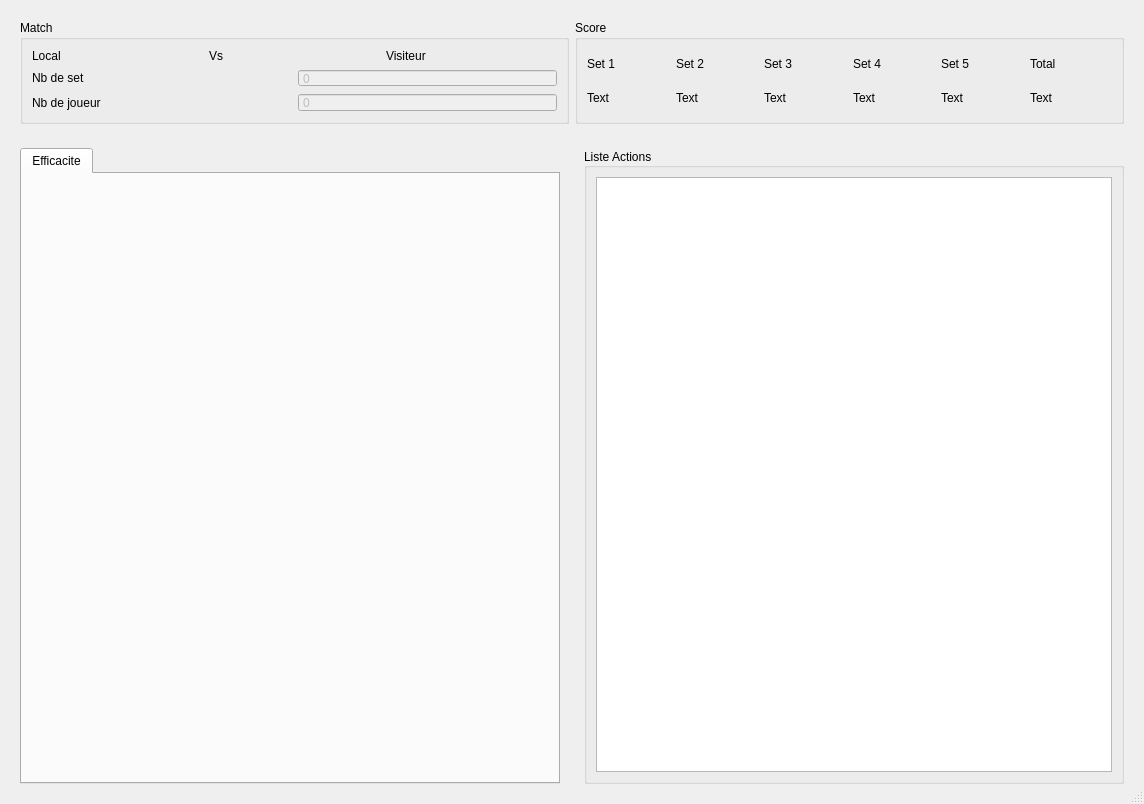
<?xml version="1.0" encoding="UTF-8"?>
<ui version="4.0">
 <class>RevuMatch</class>
 <widget class="QDialog" name="RevuMatch">
  <property name="enabled">
   <bool>true</bool>
  </property>
  <property name="geometry">
   <rect>
    <x>0</x>
    <y>0</y>
    <width>1144</width>
    <height>804</height>
   </rect>
  </property>
  <property name="sizePolicy">
   <sizepolicy hsizetype="Expanding" vsizetype="Expanding">
    <horstretch>0</horstretch>
    <verstretch>0</verstretch>
   </sizepolicy>
  </property>
  <property name="windowTitle">
   <string>Dialog</string>
  </property>
  <property name="sizeGripEnabled">
   <bool>true</bool>
  </property>
  <layout class="QGridLayout" name="gridLayout_12">
   <item row="0" column="0" colspan="2">
    <widget class="QWidget" name="widget_3" native="true">
     <property name="maximumSize">
      <size>
       <width>1126</width>
       <height>122</height>
      </size>
     </property>
     <layout class="QGridLayout" name="gridLayout_5">
      <item row="0" column="0">
       <widget class="QGroupBox" name="groupBox_2">
        <property name="title">
         <string>Match</string>
        </property>
        <layout class="QGridLayout" name="gridLayout_14">
         <item row="0" column="0">
          <layout class="QGridLayout" name="gridLayout_2">
           <item row="0" column="0">
            <widget class="QLabel" name="label_NomLocal">
             <property name="text">
              <string>Local </string>
             </property>
            </widget>
           </item>
           <item row="0" column="1">
            <widget class="QLabel" name="label_8">
             <property name="text">
              <string>Vs</string>
             </property>
            </widget>
           </item>
           <item row="0" column="2">
            <widget class="QLabel" name="label_NomVisiteur">
             <property name="text">
              <string>Visiteur</string>
             </property>
            </widget>
           </item>
          </layout>
         </item>
         <item row="1" column="0">
          <layout class="QGridLayout" name="gridLayout_3">
           <item row="0" column="0">
            <widget class="QLabel" name="label">
             <property name="text">
              <string>Nb de set</string>
             </property>
            </widget>
           </item>
           <item row="0" column="1">
            <widget class="QSpinBox" name="spinBox_Set">
             <property name="enabled">
              <bool>false</bool>
             </property>
             <property name="buttonSymbols">
              <enum>QAbstractSpinBox::NoButtons</enum>
             </property>
            </widget>
           </item>
          </layout>
         </item>
         <item row="2" column="0">
          <layout class="QGridLayout" name="gridLayout_4">
           <item row="0" column="0">
            <widget class="QLabel" name="label_2">
             <property name="text">
              <string>Nb de joueur</string>
             </property>
            </widget>
           </item>
           <item row="0" column="1">
            <widget class="QSpinBox" name="spinBox_NbJoueur">
             <property name="enabled">
              <bool>false</bool>
             </property>
             <property name="buttonSymbols">
              <enum>QAbstractSpinBox::NoButtons</enum>
             </property>
            </widget>
           </item>
          </layout>
         </item>
        </layout>
       </widget>
      </item>
      <item row="0" column="1">
       <widget class="QGroupBox" name="groupBox_3">
        <property name="title">
         <string>Score</string>
        </property>
        <layout class="QGridLayout" name="gridLayout_8">
         <item row="0" column="0">
          <layout class="QGridLayout" name="gridLayout">
           <item row="0" column="0">
            <widget class="QLabel" name="label_5">
             <property name="text">
              <string>Set 1</string>
             </property>
            </widget>
           </item>
           <item row="0" column="1">
            <widget class="QLabel" name="label_7">
             <property name="text">
              <string>Set 2</string>
             </property>
            </widget>
           </item>
           <item row="0" column="2">
            <widget class="QLabel" name="label_9">
             <property name="text">
              <string>Set 3</string>
             </property>
            </widget>
           </item>
           <item row="0" column="3">
            <widget class="QLabel" name="label_10">
             <property name="text">
              <string>Set 4</string>
             </property>
            </widget>
           </item>
           <item row="0" column="4">
            <widget class="QLabel" name="label_11">
             <property name="text">
              <string>Set 5</string>
             </property>
            </widget>
           </item>
           <item row="0" column="5">
            <widget class="QLabel" name="label_17">
             <property name="text">
              <string>Total</string>
             </property>
            </widget>
           </item>
           <item row="1" column="0">
            <widget class="QLabel" name="label_6">
             <property name="text">
              <string>Text</string>
             </property>
            </widget>
           </item>
           <item row="1" column="1">
            <widget class="QLabel" name="label_12">
             <property name="text">
              <string>Text</string>
             </property>
            </widget>
           </item>
           <item row="1" column="2">
            <widget class="QLabel" name="label_13">
             <property name="text">
              <string>Text</string>
             </property>
            </widget>
           </item>
           <item row="1" column="3">
            <widget class="QLabel" name="label_14">
             <property name="text">
              <string>Text</string>
             </property>
            </widget>
           </item>
           <item row="1" column="4">
            <widget class="QLabel" name="label_15">
             <property name="text">
              <string>Text</string>
             </property>
            </widget>
           </item>
           <item row="1" column="5">
            <widget class="QLabel" name="label_16">
             <property name="text">
              <string>Text</string>
             </property>
            </widget>
           </item>
          </layout>
         </item>
        </layout>
       </widget>
      </item>
     </layout>
    </widget>
   </item>
   <item row="1" column="0">
    <widget class="QWidget" name="widget" native="true">
     <layout class="QGridLayout" name="gridLayout_6">
      <item row="0" column="0">
       <widget class="QTabWidget" name="tabWidget">
        <property name="contextMenuPolicy">
         <enum>Qt::DefaultContextMenu</enum>
        </property>
        <property name="layoutDirection">
         <enum>Qt::LeftToRight</enum>
        </property>
        <property name="currentIndex">
         <number>0</number>
        </property>
        <property name="elideMode">
         <enum>Qt::ElideRight</enum>
        </property>
        <property name="movable">
         <bool>false</bool>
        </property>
        <widget class="QWidget" name="tab">
         <attribute name="title">
          <string>Efficacite</string>
         </attribute>
         <layout class="QGridLayout" name="gridLayout_10">
          <item row="0" column="0">
           <layout class="QGridLayout" name="gridLayout_9"/>
          </item>
         </layout>
        </widget>
       </widget>
      </item>
     </layout>
    </widget>
   </item>
   <item row="1" column="1">
    <widget class="QWidget" name="widget_2" native="true">
     <layout class="QGridLayout" name="gridLayout_7">
      <item row="0" column="0">
       <widget class="QGroupBox" name="groupBox_9">
        <property name="title">
         <string>Liste Actions</string>
        </property>
        <property name="alignment">
         <set>Qt::AlignJustify|Qt::AlignVCenter</set>
        </property>
        <property name="flat">
         <bool>false</bool>
        </property>
        <property name="checkable">
         <bool>false</bool>
        </property>
        <layout class="QGridLayout" name="gridLayout_11">
         <property name="sizeConstraint">
          <enum>QLayout::SetNoConstraint</enum>
         </property>
         <item row="0" column="0">
          <widget class="QListWidget" name="listWidget"/>
         </item>
        </layout>
       </widget>
      </item>
     </layout>
    </widget>
   </item>
  </layout>
 </widget>
 <resources/>
 <connections/>
</ui>
